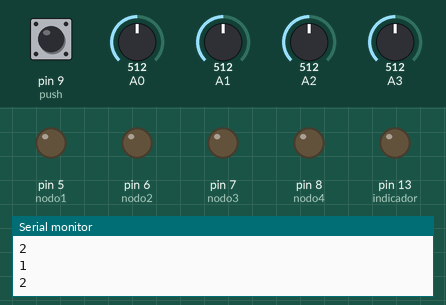
A sketch run on a simulated Arduino Uno, built with avr-gcc and run on an emulated ATmega328P. Parts: output pins drawn as LEDs (lit = HIGH), the last lines printed to the serial monitor. Inputs (shaded band) come from the test bench; at power-on: pin 9 (push) LOW, A0 = 512, A1 = 512, A2 = 512, A3 = 512.

Above: at 1.2 s.
1.3 s: pin 9 (push) pulled HIGH for 0.15 s
At 1.8 s:
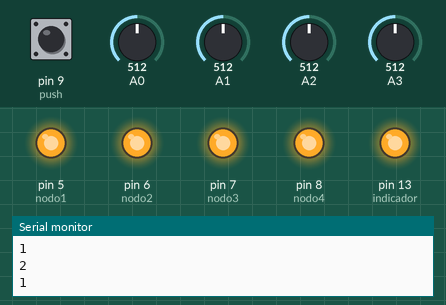
Timing chart, 0 to 16.1 s (numbered marks = the images above; inputs shaded):
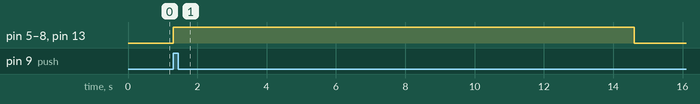

The sketch:

TxAutodiagFinal.ino
```cpp
#include <SoftwareSerial.h>

#define CONFIG_GPS_RXPIN 10
#define CONFIG_GPS_TXPIN 11
#define CONFIG_GPS_BAUDRATE 115200

SoftwareSerial ss(CONFIG_GPS_RXPIN, CONFIG_GPS_TXPIN);

String str;
String level = "";
int nodo1 = 5;
int nodo2 = 6;
int nodo3 = 7;
int nodo4 = 8;
int indicador = 13;
int push = 9;  //Se cambia de 9 a 11
int boton = 0;
int contador = 0;

void setup() {
  pinMode(nodo1, OUTPUT);
  pinMode(nodo2, OUTPUT);
  pinMode(nodo3, OUTPUT);
  pinMode(nodo4, OUTPUT);
  pinMode(indicador, OUTPUT);
  pinMode(push, INPUT);
  Serial.begin(CONFIG_GPS_BAUDRATE);
  ss.begin(CONFIG_GPS_BAUDRATE);
}

void loop() {

Serial.println("1");
  digitalWrite(nodo1, LOW);
  digitalWrite(nodo2, LOW);
  digitalWrite(nodo3, LOW);
  digitalWrite(nodo4, LOW);
  digitalWrite(indicador, LOW);

  boton = digitalRead(push);


  if (boton == 1) {
           contador = 0;
    digitalWrite(indicador, HIGH);
    contador = contador + 1;
   // Serial.println(contador);
    for (contador == 1; contador <= 30000; contador++) {
      //Serial.println(contador);
      int ADsensor1 = analogRead(A0);
      int ADsensor2 = analogRead(A1);
      int ADsensor3 = analogRead(A2);
      int ADsensor4 = analogRead(A3);
      if (ADsensor1 >= 300) {
        digitalWrite(nodo1, HIGH);
      }
      if (ADsensor2 >= 300) {
        digitalWrite(nodo2, HIGH);
      }
      if (ADsensor3 >= 300) {
        digitalWrite(nodo3, HIGH);
      }
      if (ADsensor4 >= 300) {
        digitalWrite(nodo4, HIGH);
      }

    }

  }
  Serial.println("2");

  Lecturasensores(A0, A1, A2, A3);
  //delay(350);
}


void Lecturasensores (int sen1, int sen2, int sen3, int sen4) {

  int idnodo1 = 3000;//Identificador Nodo 1
  int idnodo2 = 5000;//Identificador Nodo 2
  int idnodo3 = 7000;//Identificador Nodo 3
  int idnodo4 = 9000;//Identificador Nodo 4
  char lectura1[8]; //String data
  char lectura2[8]; //String data
  char lectura3[8]; //String data
  char lectura4[8]; //String data

  int sensor1 = analogRead(sen1);
  sensor1 = sensor1 + idnodo1; //Suma 3000 para identificar nodo 1
  int sensor2 = analogRead(sen2);
  sensor2 = sensor2 + idnodo2; //Suma 5000 para identificar nodo 2
  int sensor3 = analogRead(sen3);
  sensor3 = sensor3 + idnodo3; //Suma 7000 para identificar nodo 3
  int sensor4 = analogRead(sen4);
  sensor4 = sensor4 + idnodo4; //Suma 9000 para identificar nodo 4

  if (sensor1 >= 3010) {//Filtro de Nodo 1
    str = String(sensor1);
    str.toCharArray(lectura1, 8);
    ss.write(lectura1, 8); //Write the serial data
   // Serial.println(sensor1);
  }
  if (sensor2 >= 5010) {//Filtro de Nodo 2
    str = String(sensor2);
    str.toCharArray(lectura2, 8);
    ss.write(lectura2, 8); //Write the serial data
   // Serial.println(sensor2);
  }
  if (sensor3 >= 7010) {//Filtro de Nodo 3
    str = String(sensor3);
    str.toCharArray(lectura3, 8);
    ss.write(lectura3, 8); //Write the serial data
   // Serial.println(sensor3);
  }
  if (sensor4 >= 9010) {//Filtro de Nodo 4
    str = String(sensor4);
    str.toCharArray(lectura4, 8);
    ss.write(lectura4, 8); //Write the serial data
   // Serial.println(sensor4);
  }
}
```

Measured:
- after the input at 1.3 s, pin 5 (nodo1), pin 6 (nodo2), pin 7 (nodo3), pin 8 (nodo4), pin 13 (indicador): LOW → HIGH at once, → LOW 13.3 s later
